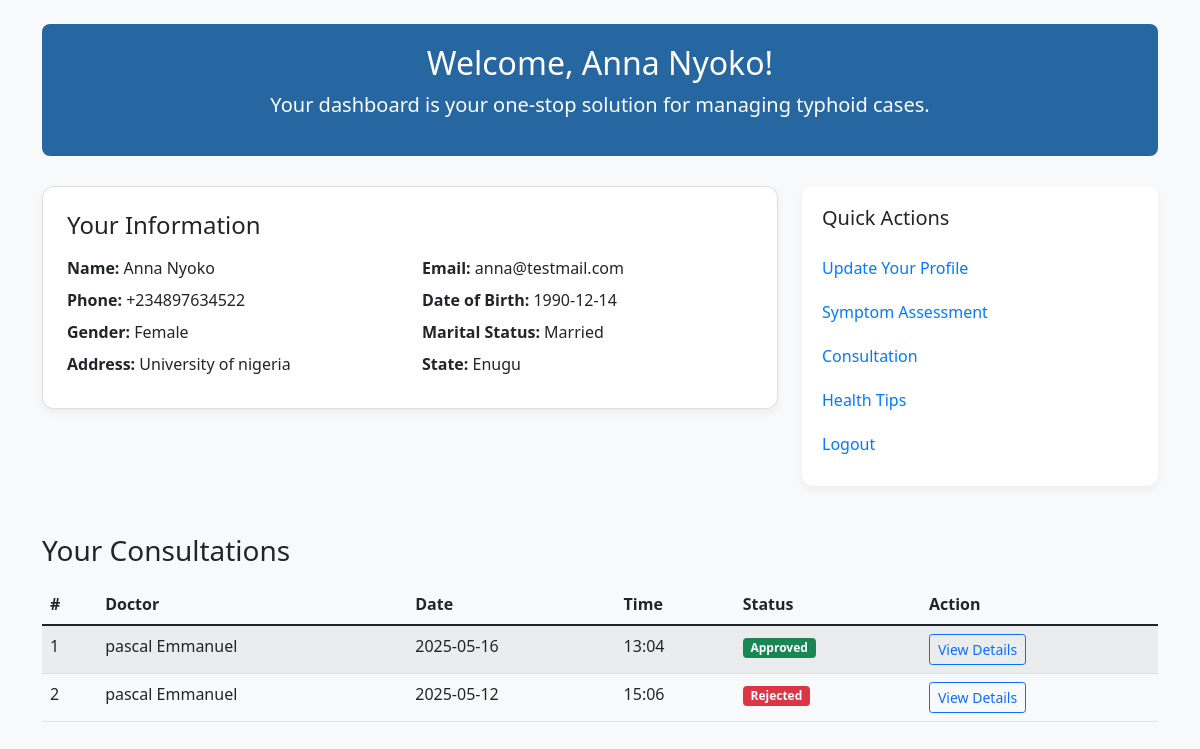
The page /dashboard (signed in) on the database its author committed.
### app.py (models this page shows, shortened)
class User(db.Model, UserMixin):  # Patient
    id = db.Column(db.Integer, primary_key=True)
    name = db.Column(db.String(120), nullable=False)
    email = db.Column(db.String(120), unique=True, nullable=False)
    phone = db.Column(db.String(15), nullable=False)
    dob = db.Column(db.Date, nullable=False)
    gender = db.Column(db.String(10), nullable=False)
    marital_status = db.Column(db.String(20), nullable=False)
    address = db.Column(db.String(200), nullable=False)
    state = db.Column(db.String(50), nullable=False)
    password_hash = db.Column(db.String(128), nullable=False)

class Consultation(db.Model):
    id = db.Column(db.Integer, primary_key=True)
    user_id = db.Column(db.Integer, db.ForeignKey('user.id'))
    doctor_id = db.Column(db.Integer, db.ForeignKey('doctor.id'))
    status = db.Column(db.String(20), default="Pending")  # Pending, Approved, Rejected
    appointment_date = db.Column(db.Date)
    appointment_time = db.Column(db.Time)
    user = db.relationship('User', backref='consultations')
    doctor = db.relationship('Doctor', backref='consultations')

class Doctor(db.Model):
    id = db.Column(db.Integer, primary_key=True)
    name = db.Column(db.String(100))
    email = db.Column(db.String(100))
    phone = db.Column(db.String(20))
    dob = db.Column(db.Date)
    gender = db.Column(db.String(10))
    marital_status = db.Column(db.String(20))
    address = db.Column(db.String(200))
    state = db.Column(db.String(50))
    hospital_id = db.Column(db.Integer, db.ForeignKey('hospital.id'))
    password = db.Column(db.String(200))  # <-- Add this line
    hospital = db.relationship('Hospital', backref='doctors')

### app.py (the view)
@app.route('/dashboard')
@login_required
def user_dashboard():
    consultations = Consultation.query.filter_by(user_id=current_user.id).order_by(Consultation.appointment_date.desc()).all()
    return render_template('user_dashboard.html', user=current_user,  consultations=consultations)

### app.py (called while the page is built)
@login_manager.user_loader
def load_user(user_id):
    user_type = session.get('user_type')
    if user_type == 'user':
        return User.query.get(int(user_id))
    elif user_type == 'doctor':
        return Doctor.query.get(int(user_id))
    return None

### templates/user_dashboard.html (shortened to what this page needs)
<!DOCTYPE html>
<html lang="en">
<head>
    <link href="https://cdn.jsdelivr.net/npm/bootstrap@5.1.3/dist/css/bootstrap.min.css" rel="stylesheet">
    <link rel="stylesheet" href="{{ url_for('static', filename='css/dashboard.css') }}">
</head>
<body>
<div class="container mt-4">
    <div class="dashboard-header text-center">
        <h2>Welcome, {{ user.name }}!</h2>
        <p class="lead">Your dashboard is your one-stop solution for  managing typhoid cases.</p>
    </div>
    <div class="row">
        <div class="col-lg-8 mb-4">
            <div class="card p-4">
                <h4 class="mb-3">Your Information</h4>
                <div class="row">
                    <div class="col-sm-6 mb-2"><strong>Name:</strong> {{ user.name }}</div>
                    <div class="col-sm-6 mb-2"><strong>Email:</strong> {{ user.email }}</div>
                    <div class="col-sm-6 mb-2"><strong>Phone:</strong> {{ user.phone }}</div>
                    <div class="col-sm-6 mb-2"><strong>Date of Birth:</strong> {{ user.dob }}</div>
                    <div class="col-sm-6 mb-2"><strong>Gender:</strong> {{ user.gender }}</div>
                    <div class="col-sm-6 mb-2"><strong>Marital Status:</strong> {{ user.marital_status }}</div>
                    <div class="col-sm-6 mb-2"><strong>Address:</strong> {{ user.address }}</div>
                    <div class="col-sm-6 mb-2"><strong>State:</strong> {{ user.state }}</div>
                </div>
            </div>
        </div>
        <div class="col-lg-4">
            <div class="sidebar-actions">
                <h5 class="mb-3">Quick Actions</h5>
                <a href="{{ url_for('update_profile') }}">Update Your Profile</a>
                <a href="{{ url_for('symptom_assessment') }}">Symptom Assessment</a>
                <a href="{{ url_for('book_consultation') }}">Consultation</a>
                <a href="{{ url_for('health_tips') }}">Health Tips</a>
                <a href="{{ url_for('logout') }}">Logout</a>
            </div>
        </div>
    </div>
    <h3 class="mt-5">Your Consultations</h3>
<table class="table table-striped mt-3">
    <thead>
        <tr>
            <th>#</th>
            <th>Doctor</th>
            <th>Date</th>
            <th>Time</th>
            <th>Status</th>
            <th>Action</th>
        </tr>
    </thead>
    <tbody>
        {% for c in consultations %}
        <tr>
            <td>{{ loop.index }}</td>
            <td>{{ c.doctor.name }}</td>
            <td>{{ c.appointment_date.strftime('%Y-%m-%d') }}</td>
            <td>{{ c.appointment_time.strftime('%H:%M') }}</td>
            <td>
                {% if c.status == 'Pending' %}
                    <span class="badge bg-warning text-dark">Pending</span>
                {% elif c.status == 'Approved' %}
                    <span class="badge bg-success">Approved</span>
                {% elif c.status == 'Rejected' %}
                    <span class="badge bg-danger">Rejected</span>
                {% endif %}
            </td>
            <td>
                <a href="{{ url_for('consultation_details', consultation_id=c.id) }}" class="btn btn-sm btn-outline-primary">
                    View Details
                </a>
            </td>
        </tr>
        {% else %}
        <tr>
            <td colspan="6">No consultations booked yet.</td>
        </tr>
        {% endfor %}
    </tbody>
</table>
</div>
</body>
</html>

### static/css/dashboard.css (style rules this page uses)
body { background-color: #f8f9fa; }
.dashboard-header { background-color: rgba(2, 77, 146, 0.85); color: white; padding: 20px; border-radius: 0.5rem; margin-bottom: 30px; }
.card { border-radius: 0.75rem; box-shadow: 0 4px 10px rgba(0,0,0,0.05); }
.sidebar-actions { background-color: #fff; border-radius: 0.75rem; box-shadow: 0 4px 10px rgba(0,0,0,0.05); padding: 20px; }
.sidebar-actions a { display: block; padding: 10px 0; color: #007bff; text-decoration: none; }

### rows shown on the page
User: name "Anna Nyoko", email "anna@testmail.com", phone "+234897634522", dob "1990-12-14", gender "Female", marital_status "Married", address "University of nigeria", state "Enugu"
Consultation: doctor.name "pascal Emmanuel", appointment_date "2025-05-16", appointment_time "13:04", status "Approved"
Consultation: doctor.name "pascal Emmanuel", appointment_date "2025-05-12", appointment_time "15:06", status "Rejected"
